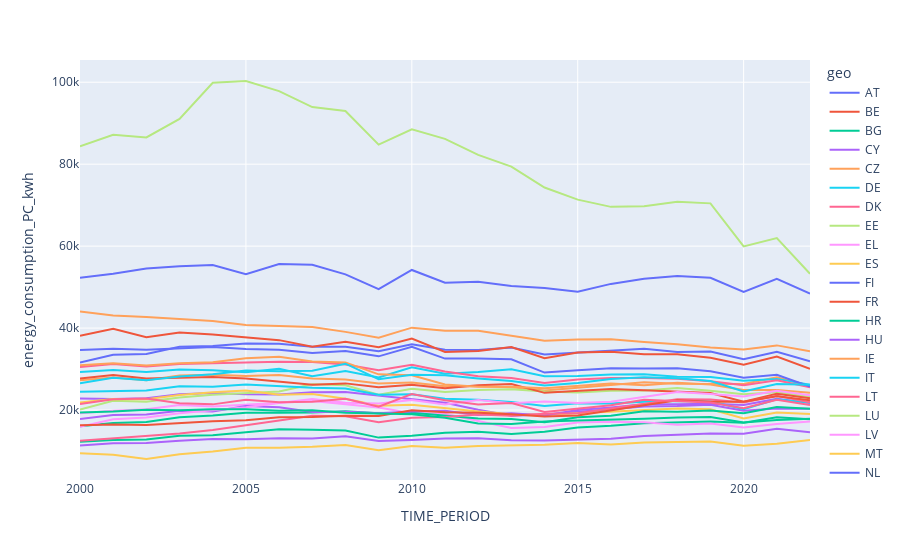

Notebook cell for this chart:
### Code cell
consumption_pc_by_coubtry = dataset_by_country.merge(demo_pjan.data, on=['TIME_PERIOD', 'geo'], how='inner')

consumption_pc_by_coubtry.rename(columns={'OBS_VALUE_x': 'energy_consumption_gwh', 'OBS_VALUE_y': 'population'}, inplace=True)

consumption_pc_by_coubtry = calculate_energy_consumption_per_capita(consumption_pc_by_coubtry)

fig = px.line(consumption_pc_by_coubtry, x='TIME_PERIOD', y='energy_consumption_PC_kwh', color='geo')
fig.show()

### Figure 1 — Plotly figure (JSON) as saved in the notebook; plotly's stock layout.template omitted (floating-point values rounded to 4 significant figures)
{"data": [{"hovertemplate": "geo=AT<br>TIME_PERIOD=%{x}<br>energy_consumption_PC_kwh=%{y}<extra></extra>", "legendgroup": "AT", "line": {"color": "#636efa", "dash": "solid"}, "marker": {"symbol": "circle"}, "mode": "lines", "name": "AT", "orientation": "v", "showlegend": true, "type": "scatter", "x": [2000, 2001, 2002, 2003, 2004, 2005, 2006, 2007, 2008, 2009, 2010, 2011, 2012, 2013, 2014, 2015, 2016, 2017, 2018, 2019, 2020, 2021, 2022], "xaxis": "x", "y": [31620.0, 33490.0, 33670.0, 35420.0, 35610.0, 36250.0, 36200.0, 35470.0, 35420.0, 34370.0, 36050.0, 34710.0, 34680.0, 35270.0, 33540.0, 34050.0, 34600.0, 34940.0, 34190.0, 34260.0, 32380.0, 34210.0, 31920.0], "yaxis": "y"}, {"hovertemplate": "geo=BE<br>TIME_PERIOD=%{x}<br>energy_consumption_PC_kwh=%{y}<extra></extra>", "legendgroup": "BE", "line": {"color": "#EF553B", "dash": "solid"}, "marker": {"symbol": "circle"}, "mode": "lines", "name": "BE", "orientation": "v", "showlegend": true, "type": "scatter", "x": [2000, 2001, 2002, 2003, 2004, 2005, 2006, 2007, 2008, 2009, 2010, 2011, 2012, 2013, 2014, 2015, 2016, 2017, 2018, 2019, 2020, 2021, 2022], "xaxis": "x", "y": [38110.0, 39810.0, 37750.0, 38920.0, 38460.0, 37840.0, 37060.0, 35460.0, 36650.0, 35310.0, 37430.0, 34190.0, 34440.0, 35380.0, 32650.0, 34060.0, 34210.0, 33600.0, 33640.0, 32740.0, 31080.0, 33070.0, 30090.0], "yaxis": "y"}, {"hovertemplate": "geo=BG<br>TIME_PERIOD=%{x}<br>energy_consumption_PC_kwh=%{y}<extra></extra>", "legendgroup": "BG", "line": {"color": "#00cc96", "dash": "solid"}, "marker": {"symbol": "circle"}, "mode": "lines", "name": "BG", "orientation": "v", "showlegend": true, "type": "scatter", "x": [2000, 2001, 2002, 2003, 2004, 2005, 2006, 2007, 2008, 2009, 2010, 2011, 2012, 2013, 2014, 2015, 2016, 2017, 2018, 2019, 2020, 2021, 2022], "xaxis": "x", "y": [12270.0, 12710.0, 12790.0, 13730.0, 13850.0, 14640.0, 15290.0, 15200.0, 14990.0, 13280.0, 13730.0, 14480.0, 14700.0, 14180.0, 14690.0, 15740.0, 16160.0, 16770.0, 17030.0, 17210.0, 16910.0, 18240.0, 17780.0], "yaxis": "y"}, {"hovertemplate": "geo=CY<br>TIME_PERIOD=%{x}<br>energy_consumption_PC_kwh=%{y}<extra></extra>", "legendgroup": "CY", "line": {"color": "#ab63fa", "dash": "solid"}, "marker": {"symbol": "circle"}, "mode": "lines", "name": "CY", "orientation": "v", "showlegend": true, "type": "scatter", "x": [2000, 2001, 2002, 2003, 2004, 2005, 2006, 2007, 2008, 2009, 2010, 2011, 2012, 2013, 2014, 2015, 2016, 2017, 2018, 2019, 2020, 2021, 2022], "xaxis": "x", "y": [22800.0, 22720.0, 22880.0, 23850.0, 24180.0, 23880.0, 23770.0, 24360.0, 24430.0, 23590.0, 22790.0, 21780.0, 20050.0, 18600.0, 18910.0, 19520.0, 20280.0, 20880.0, 21000.0, 21300.0, 19810.0, 20370.0, 20330.0], "yaxis": "y"}, {"hovertemplate": "geo=CZ<br>TIME_PERIOD=%{x}<br>energy_consumption_PC_kwh=%{y}<extra></extra>", "legendgroup": "CZ", "line": {"color": "#FFA15A", "dash": "solid"}, "marker": {"symbol": "circle"}, "mode": "lines", "name": "CZ", "orientation": "v", "showlegend": true, "type": "scatter", "x": [2000, 2001, 2002, 2003, 2004, 2005, 2006, 2007, 2008, 2009, 2010, 2011, 2012, 2013, 2014, 2015, 2016, 2017, 2018, 2019, 2020, 2021, 2022], "xaxis": "x", "y": [27270.0, 27920.0, 27250.0, 28450.0, 28630.0, 28310.0, 28530.0, 27670.0, 27440.0, 26450.0, 26750.0, 25840.0, 25800.0, 25590.0, 24770.0, 25460.0, 26050.0, 26800.0, 26420.0, 26350.0, 26340.0, 27970.0, 25930.0], "yaxis": "y"}, {"hovertemplate": "geo=DE<br>TIME_PERIOD=%{x}<br>energy_consumption_PC_kwh=%{y}<extra></extra>", "legendgroup": "DE", "line": {"color": "#19d3f3", "dash": "solid"}, "marker": {"symbol": "circle"}, "mode": "lines", "name": "DE", "orientation": "v", "showlegend": true, "type": "scatter", "x": [2000, 2001, 2002, 2003, 2004, 2005, 2006, 2007, 2008, 2009, 2010, 2011, 2012, 2013, 2014, 2015, 2016, 2017, 2018, 2019, 2020, 2021, 2022], "xaxis": "x", "y": [29290.0, 29800.0, 29300.0, 29900.0, 29690.0, 29240.0, 30060.0, 28230.0, 29550.0, 27970.0, 30430.0, 28850.0, 29270.0, 29960.0, 28250.0, 28310.0, 28700.0, 28730.0, 28110.0, 28080.0, 27170.0, 27600.0, 26150.0], "yaxis": "y"}, {"hovertemplate": "geo=DK<br>TIME_PERIOD=%{x}<br>energy_consumption_PC_kwh=%{y}<extra></extra>", "legendgroup": "DK", "line": {"color": "#FF6692", "dash": "solid"}, "marker": {"symbol": "circle"}, "mode": "lines", "name": "DK", "orientation": "v", "showlegend": true, "type": "scatter", "x": [2000, 2001, 2002, 2003, 2004, 2005, 2006, 2007, 2008, 2009, 2010, 2011, 2012, 2013, 2014, 2015, 2016, 2017, 2018, 2019, 2020, 2021, 2022], "xaxis": "x", "y": [30480.0, 31220.0, 30650.0, 31230.0, 31430.0, 31560.0, 31810.0, 31730.0, 31140.0, 29720.0, 31060.0, 29420.0, 28260.0, 27820.0, 26570.0, 27430.0, 27850.0, 27800.0, 27630.0, 27040.0, 26030.0, 27290.0, 25530.0], "yaxis": "y"}, {"hovertemplate": "geo=EE<br>TIME_PERIOD=%{x}<br>energy_consumption_PC_kwh=%{y}<extra></extra>", "legendgroup": "EE", "line": {"color": "#B6E880", "dash": "solid"}, "marker": {"symbol": "circle"}, "mode": "lines", "name": "EE", "orientation": "v", "showlegend": true, "type": "scatter", "x": [2000, 2001, 2002, 2003, 2004, 2005, 2006, 2007, 2008, 2009, 2010, 2011, 2012, 2013, 2014, 2015, 2016, 2017, 2018, 2019, 2020, 2021, 2022], "xaxis": "x", "y": [20110.0, 22260.0, 22010.0, 23080.0, 23720.0, 24200.0, 24500.0, 26270.0, 26030.0, 23770.0, 25180.0, 24410.0, 24910.0, 25100.0, 24540.0, 24310.0, 24710.0, 24750.0, 25350.0, 24730.0, 23830.0, 24360.0, 23170.0], "yaxis": "y"}, {"hovertemplate": "geo=EL<br>TIME_PERIOD=%{x}<br>energy_consumption_PC_kwh=%{y}<extra></extra>", "legendgroup": "EL", "line": {"color": "#FF97FF", "dash": "solid"}, "marker": {"symbol": "circle"}, "mode": "lines", "name": "EL", "orientation": "v", "showlegend": true, "type": "scatter", "x": [2000, 2001, 2002, 2003, 2004, 2005, 2006, 2007, 2008, 2009, 2010, 2011, 2012, 2013, 2014, 2015, 2016, 2017, 2018, 2019, 2020, 2021, 2022], "xaxis": "x", "y": [19230.0, 19840.0, 20170.0, 21210.0, 20890.0, 21370.0, 21780.0, 22210.0, 21400.0, 20640.0, 19210.0, 19080.0, 17340.0, 15610.0, 15860.0, 16980.0, 17140.0, 17010.0, 16420.0, 16700.0, 15760.0, 16580.0, 17200.0], "yaxis": "y"}, {"hovertemplate": "geo=ES<br>TIME_PERIOD=%{x}<br>energy_consumption_PC_kwh=%{y}<extra></extra>", "legendgroup": "ES", "line": {"color": "#FECB52", "dash": "solid"}, "marker": {"symbol": "circle"}, "mode": "lines", "name": "ES", "orientation": "v", "showlegend": true, "type": "scatter", "x": [2000, 2001, 2002, 2003, 2004, 2005, 2006, 2007, 2008, 2009, 2010, 2011, 2012, 2013, 2014, 2015, 2016, 2017, 2018, 2019, 2020, 2021, 2022], "xaxis": "x", "y": [21830.0, 22700.0, 22660.0, 23680.0, 24320.0, 24760.0, 23740.0, 23900.0, 22750.0, 21070.0, 21310.0, 20470.0, 19670.0, 19020.0, 18820.0, 19210.0, 19600.0, 20050.0, 20390.0, 20200.0, 17940.0, 19400.0, 19020.0], "yaxis": "y"}, {"hovertemplate": "geo=FI<br>TIME_PERIOD=%{x}<br>energy_consumption_PC_kwh=%{y}<extra></extra>", "legendgroup": "FI", "line": {"color": "#636efa", "dash": "solid"}, "marker": {"symbol": "circle"}, "mode": "lines", "name": "FI", "orientation": "v", "showlegend": true, "type": "scatter", "x": [2000, 2001, 2002, 2003, 2004, 2005, 2006, 2007, 2008, 2009, 2010, 2011, 2012, 2013, 2014, 2015, 2016, 2017, 2018, 2019, 2020, 2021, 2022], "xaxis": "x", "y": [52260.0, 53260.0, 54530.0, 55080.0, 55370.0, 53140.0, 55610.0, 55460.0, 53110.0, 49530.0, 54180.0, 51090.0, 51330.0, 50270.0, 49770.0, 48850.0, 50780.0, 52060.0, 52740.0, 52260.0, 48850.0, 52000.0, 48400.0], "yaxis": "y"}, {"hovertemplate": "geo=FR<br>TIME_PERIOD=%{x}<br>energy_consumption_PC_kwh=%{y}<extra></extra>", "legendgroup": "FR", "line": {"color": "#EF553B", "dash": "solid"}, "marker": {"symbol": "circle"}, "mode": "lines", "name": "FR", "orientation": "v", "showlegend": true, "type": "scatter", "x": [2000, 2001, 2002, 2003, 2004, 2005, 2006, 2007, 2008, 2009, 2010, 2011, 2012, 2013, 2014, 2015, 2016, 2017, 2018, 2019, 2020, 2021, 2022], "xaxis": "x", "y": [27680.0, 28540.0, 27720.0, 27960.0, 28070.0, 27730.0, 27050.0, 26200.0, 26510.0, 25590.0, 26180.0, 25300.0, 26040.0, 26340.0, 24200.0, 24710.0, 25120.0, 24860.0, 24450.0, 24140.0, 22040.0, 23990.0, 22870.0], "yaxis": "y"}, {"hovertemplate": "geo=HR<br>TIME_PERIOD=%{x}<br>energy_consumption_PC_kwh=%{y}<extra></extra>", "legendgroup": "HR", "line": {"color": "#00cc96", "dash": "solid"}, "marker": {"symbol": "circle"}, "mode": "lines", "name": "HR", "orientation": "v", "showlegend": true, "type": "scatter", "x": [2000, 2001, 2002, 2003, 2004, 2005, 2006, 2007, 2008, 2009, 2010, 2011, 2012, 2013, 2014, 2015, 2016, 2017, 2018, 2019, 2020, 2021, 2022], "xaxis": "x", "y": [16030.0, 16840.0, 17060.0, 18260.0, 18680.0, 19320.0, 19350.0, 19430.0, 19730.0, 19190.0, 19330.0, 18700.0, 17960.0, 17830.0, 17050.0, 18260.0, 18630.0, 19680.0, 19580.0, 19890.0, 19220.0, 20740.0, 20290.0], "yaxis": "y"}, {"hovertemplate": "geo=HU<br>TIME_PERIOD=%{x}<br>energy_consumption_PC_kwh=%{y}<extra></extra>", "legendgroup": "HU", "line": {"color": "#ab63fa", "dash": "solid"}, "marker": {"symbol": "circle"}, "mode": "lines", "name": "HU", "orientation": "v", "showlegend": true, "type": "scatter", "x": [2000, 2001, 2002, 2003, 2004, 2005, 2006, 2007, 2008, 2009, 2010, 2011, 2012, 2013, 2014, 2015, 2016, 2017, 2018, 2019, 2020, 2021, 2022], "xaxis": "x", "y": [17830.0, 18820.0, 18940.0, 19840.0, 19630.0, 20960.0, 20660.0, 19550.0, 19560.0, 19230.0, 19660.0, 19810.0, 18810.0, 19190.0, 18690.0, 20010.0, 20630.0, 21400.0, 21400.0, 21570.0, 21220.0, 22740.0, 21740.0], "yaxis": "y"}, {"hovertemplate": "geo=IE<br>TIME_PERIOD=%{x}<br>energy_consumption_PC_kwh=%{y}<extra></extra>", "legendgroup": "IE", "line": {"color": "#FFA15A", "dash": "solid"}, "marker": {"symbol": "circle"}, "mode": "lines", "name": "IE", "orientation": "v", "showlegend": true, "type": "scatter", "x": [2000, 2001, 2002, 2003, 2004, 2005, 2006, 2007, 2008, 2009, 2010, 2011, 2012, 2013, 2014, 2015, 2016, 2017, 2018, 2019, 2020, 2021, 2022], "xaxis": "x", "y": [30940.0, 31420.0, 30900.0, 31410.0, 31680.0, 32620.0, 32990.0, 31880.0, 31620.0, 28720.0, 28470.0, 26260.0, 25660.0, 25690.0, 25330.0, 25860.0, 26450.0, 26020.0, 26670.0, 26230.0, 24880.0, 24910.0, 24250.0], "yaxis": "y"}, {"hovertemplate": "geo=IT<br>TIME_PERIOD=%{x}<br>energy_consumption_PC_kwh=%{y}<extra></extra>", "legendgroup": "IT", "line": {"color": "#19d3f3", "dash": "solid"}, "marker": {"symbol": "circle"}, "mode": "lines", "name": "IT", "orientation": "v", "showlegend": true, "type": "scatter", "x": [2000, 2001, 2002, 2003, 2004, 2005, 2006, 2007, 2008, 2009, 2010, 2011, 2012, 2013, 2014, 2015, 2016, 2017, 2018, 2019, 2020, 2021, 2022], "xaxis": "x", "y": [24450.0, 24690.0, 24760.0, 25810.0, 25670.0, 26240.0, 25800.0, 25430.0, 25260.0, 23750.0, 23870.0, 22740.0, 22490.0, 21980.0, 21000.0, 21670.0, 21600.0, 22040.0, 22220.0, 22060.0, 20230.0, 22600.0, 21840.0], "yaxis": "y"}, {"hovertemplate": "geo=LT<br>TIME_PERIOD=%{x}<br>energy_consumption_PC_kwh=%{y}<extra></extra>", "legendgroup": "LT", "line": {"color": "#FF6692", "dash": "solid"}, "marker": {"symbol": "circle"}, "mode": "lines", "name": "LT", "orientation": "v", "showlegend": true, "type": "scatter", "x": [2000, 2001, 2002, 2003, 2004, 2005, 2006, 2007, 2008, 2009, 2010, 2011, 2012, 2013, 2014, 2015, 2016, 2017, 2018, 2019, 2020, 2021, 2022], "xaxis": "x", "y": [12480.0, 13090.0, 13750.0, 14300.0, 15130.0, 16340.0, 17450.0, 18630.0, 18460.0, 17050.0, 18120.0, 18310.0, 18920.0, 18590.0, 19080.0, 19200.0, 20350.0, 21560.0, 22610.0, 22600.0, 21860.0, 23470.0, 21880.0], "yaxis": "y"}, {"hovertemplate": "geo=LU<br>TIME_PERIOD=%{x}<br>energy_consumption_PC_kwh=%{y}<extra></extra>", "legendgroup": "LU", "line": {"color": "#B6E880", "dash": "solid"}, "marker": {"symbol": "circle"}, "mode": "lines", "name": "LU", "orientation": "v", "showlegend": true, "type": "scatter", "x": [2000, 2001, 2002, 2003, 2004, 2005, 2006, 2007, 2008, 2009, 2010, 2011, 2012, 2013, 2014, 2015, 2016, 2017, 2018, 2019, 2020, 2021, 2022], "xaxis": "x", "y": [84370.0, 87160.0, 86510.0, 91030.0, 99860.0, 100300.0, 97830.0, 93930.0, 92970.0, 84760.0, 88510.0, 86180.0, 82280.0, 79410.0, 74300.0, 71340.0, 69580.0, 69710.0, 70820.0, 70440.0, 59920.0, 61980.0, 53260.0], "yaxis": "y"}, {"hovertemplate": "geo=LV<br>TIME_PERIOD=%{x}<br>energy_consumption_PC_kwh=%{y}<extra></extra>", "legendgroup": "LV", "line": {"color": "#FF97FF", "dash": "solid"}, "marker": {"symbol": "circle"}, "mode": "lines", "name": "LV", "orientation": "v", "showlegend": true, "type": "scatter", "x": [2000, 2001, 2002, 2003, 2004, 2005, 2006, 2007, 2008, 2009, 2010, 2011, 2012, 2013, 2014, 2015, 2016, 2017, 2018, 2019, 2020, 2021, 2022], "xaxis": "x", "y": [15950.0, 17770.0, 18170.0, 19190.0, 19950.0, 20670.0, 21730.0, 22680.0, 21810.0, 21600.0, 22440.0, 21330.0, 22460.0, 21690.0, 22110.0, 21740.0, 22050.0, 23300.0, 24380.0, 23930.0, 23330.0, 24680.0, 23610.0], "yaxis": "y"}, {"hovertemplate": "geo=MT<br>TIME_PERIOD=%{x}<br>energy_consumption_PC_kwh=%{y}<extra></extra>", "legendgroup": "MT", "line": {"color": "#FECB52", "dash": "solid"}, "marker": {"symbol": "circle"}, "mode": "lines", "name": "MT", "orientation": "v", "showlegend": true, "type": "scatter", "x": [2000, 2001, 2002, 2003, 2004, 2005, 2006, 2007, 2008, 2009, 2010, 2011, 2012, 2013, 2014, 2015, 2016, 2017, 2018, 2019, 2020, 2021, 2022], "xaxis": "x", "y": [9488.0, 9109.0, 8056.0, 9212.0, 9872.0, 10800.0, 10810.0, 11030.0, 11450.0, 10180.0, 11250.0, 10820.0, 11240.0, 11440.0, 11550.0, 11960.0, 11610.0, 12060.0, 12140.0, 12320.0, 11280.0, 11770.0, 12720.0], "yaxis": "y"}, {"hovertemplate": "geo=NL<br>TIME_PERIOD=%{x}<br>energy_consumption_PC_kwh=%{y}<extra></extra>", "legendgroup": "NL", "line": {"color": "#636efa", "dash": "solid"}, "marker": {"symbol": "circle"}, "mode": "lines", "name": "NL", "orientation": "v", "showlegend": true, "type": "scatter", "x": [2000, 2001, 2002, 2003, 2004, 2005, 2006, 2007, 2008, 2009, 2010, 2011, 2012, 2013, 2014, 2015, 2016, 2017, 2018, 2019, 2020, 2021, 2022], "xaxis": "x", "y": [34630.0, 34990.0, 34710.0, 35110.0, 35370.0, 34890.0, 34700.0, 33930.0, 34410.0, 33110.0, 35450.0, 32550.0, 32590.0, 32410.0, 29140.0, 29710.0, 30190.0, 30150.0, 30190.0, 29450.0, 27870.0, 28600.0, 25710.0], "yaxis": "y"}, {"hovertemplate": "geo=PL<br>TIME_PERIOD=%{x}<br>energy_consumption_PC_kwh=%{y}<extra></extra>", "legendgroup": "PL", "line": {"color": "#EF553B", "dash": "solid"}, "marker": {"symbol": "circle"}, "mode": "lines", "name": "PL", "orientation": "v", "showlegend": true, "type": "scatter", "x": [2000, 2001, 2002, 2003, 2004, 2005, 2006, 2007, 2008, 2009, 2010, 2011, 2012, 2013, 2014, 2015, 2016, 2017, 2018, 2019, 2020, 2021, 2022], "xaxis": "x", "y": [16280.0, 16470.0, 16360.0, 16840.0, 17290.0, 17520.0, 18270.0, 18330.0, 18630.0, 18530.0, 19940.0, 19440.0, 19330.0, 19000.0, 18420.0, 18640.0, 19950.0, 21200.0, 22370.0, 22020.0, 22020.0, 23370.0, 22420.0], "yaxis": "y"}, {"hovertemplate": "geo=PT<br>TIME_PERIOD=%{x}<br>energy_consumption_PC_kwh=%{y}<extra></extra>", "legendgroup": "PT", "line": {"color": "#00cc96", "dash": "solid"}, "marker": {"symbol": "circle"}, "mode": "lines", "name": "PT", "orientation": "v", "showlegend": true, "type": "scatter", "x": [2000, 2001, 2002, 2003, 2004, 2005, 2006, 2007, 2008, 2009, 2010, 2011, 2012, 2013, 2014, 2015, 2016, 2017, 2018, 2019, 2020, 2021, 2022], "xaxis": "x", "y": [19380.0, 19620.0, 20100.0, 19940.0, 20180.0, 20200.0, 19810.0, 19960.0, 19350.0, 19160.0, 19000.0, 18110.0, 16730.0, 16600.0, 17210.0, 17440.0, 17580.0, 17890.0, 18180.0, 18330.0, 16960.0, 17600.0, 17880.0], "yaxis": "y"}, {"hovertemplate": "geo=RO<br>TIME_PERIOD=%{x}<br>energy_consumption_PC_kwh=%{y}<extra></extra>", "legendgroup": "RO", "line": {"color": "#ab63fa", "dash": "solid"}, "marker": {"symbol": "circle"}, "mode": "lines", "name": "RO", "orientation": "v", "showlegend": true, "type": "scatter", "x": [2000, 2001, 2002, 2003, 2004, 2005, 2006, 2007, 2008, 2009, 2010, 2011, 2012, 2013, 2014, 2015, 2016, 2017, 2018, 2019, 2020, 2021, 2022], "xaxis": "x", "y": [11380.0, 11880.0, 11930.0, 12530.0, 12920.0, 12900.0, 13090.0, 13060.0, 13620.0, 12480.0, 12690.0, 13070.0, 13150.0, 12610.0, 12570.0, 12710.0, 12990.0, 13680.0, 14040.0, 14270.0, 14220.0, 15440.0, 14600.0], "yaxis": "y"}, {"hovertemplate": "geo=SE<br>TIME_PERIOD=%{x}<br>energy_consumption_PC_kwh=%{y}<extra></extra>", "legendgroup": "SE", "line": {"color": "#FFA15A", "dash": "solid"}, "marker": {"symbol": "circle"}, "mode": "lines", "name": "SE", "orientation": "v", "showlegend": true, "type": "scatter", "x": [2000, 2001, 2002, 2003, 2004, 2005, 2006, 2007, 2008, 2009, 2010, 2011, 2012, 2013, 2014, 2015, 2016, 2017, 2018, 2019, 2020, 2021, 2022], "xaxis": "x", "y": [44080.0, 43100.0, 42690.0, 42210.0, 41740.0, 40760.0, 40470.0, 40270.0, 39080.0, 37670.0, 40110.0, 39320.0, 39320.0, 38190.0, 36900.0, 37200.0, 37280.0, 36600.0, 36070.0, 35250.0, 34760.0, 35780.0, 34360.0], "yaxis": "y"}, {"hovertemplate": "geo=SI<br>TIME_PERIOD=%{x}<br>energy_consumption_PC_kwh=%{y}<extra></extra>", "legendgroup": "SI", "line": {"color": "#19d3f3", "dash": "solid"}, "marker": {"symbol": "circle"}, "mode": "lines", "name": "SI", "orientation": "v", "showlegend": true, "type": "scatter", "x": [2000, 2001, 2002, 2003, 2004, 2005, 2006, 2007, 2008, 2009, 2010, 2011, 2012, 2013, 2014, 2015, 2016, 2017, 2018, 2019, 2020, 2021, 2022], "xaxis": "x", "y": [26550.0, 27890.0, 27260.0, 28170.0, 28730.0, 29670.0, 29500.0, 29600.0, 31310.0, 27510.0, 28630.0, 28480.0, 27710.0, 27100.0, 25980.0, 26600.0, 27600.0, 27990.0, 27770.0, 27090.0, 24520.0, 26340.0, 26170.0], "yaxis": "y"}, {"hovertemplate": "geo=SK<br>TIME_PERIOD=%{x}<br>energy_consumption_PC_kwh=%{y}<extra></extra>", "legendgroup": "SK", "line": {"color": "#FF6692", "dash": "solid"}, "marker": {"symbol": "circle"}, "mode": "lines", "name": "SK", "orientation": "v", "showlegend": true, "type": "scatter", "x": [2000, 2001, 2002, 2003, 2004, 2005, 2006, 2007, 2008, 2009, 2010, 2011, 2012, 2013, 2014, 2015, 2016, 2017, 2018, 2019, 2020, 2021, 2022], "xaxis": "x", "y": [21460.0, 22640.0, 22800.0, 21660.0, 21390.0, 22520.0, 21880.0, 22030.0, 22750.0, 20830.0, 23910.0, 22390.0, 21380.0, 21710.0, 19550.0, 20420.0, 21150.0, 22520.0, 22190.0, 21830.0, 20470.0, 22490.0, 21260.0], "yaxis": "y"}], "layout": {"legend": {"title": {"text": "geo"}, "tracegroupgap": 0}, "margin": {"t": 60}, "xaxis": {"anchor": "y", "domain": [0, 1], "title": {"text": "TIME_PERIOD"}}, "yaxis": {"anchor": "x", "domain": [0, 1], "title": {"text": "energy_consumption_PC_kwh"}}}}
